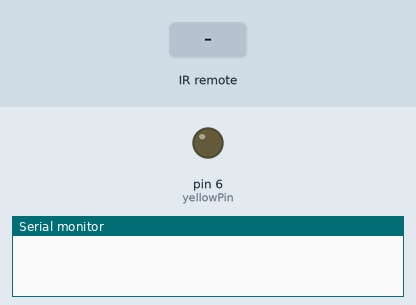
A sketch run on a simulated Arduino Uno, built with avr-gcc and run on an emulated ATmega328P. Shown: output pins drawn as LEDs (lit = HIGH), the last lines printed to the serial monitor. The test bench sets the inputs (shaded band).

Above: at 1.2 s.
1.3 s: infrared code 0xFF30CF received
At 1.8 s:
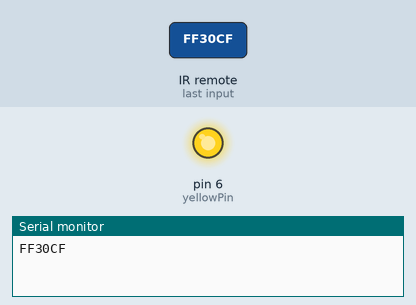
Timing chart, 0 to 4.8 s (numbered marks = the images above; inputs shaded):
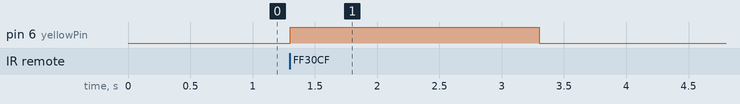

Measured:
- after the input at 1.3 s, pin 6 (yellowPin): LOW → HIGH at once, → LOW 2.0 s later

The sketch:

IRRemote.ino
```cpp
#include <IRremote.h>

const int RECV_PIN = 7;
IRrecv irrecv(RECV_PIN);
decode_results results;
const int yellowPin = 6;

void setup(){
  Serial.begin(9600);
  irrecv.enableIRIn();
  irrecv.blink13(true);

  pinMode(yellowPin, OUTPUT);
}

void loop(){
  if (irrecv.decode(&results)){
        Serial.println(results.value, HEX);

        switch(results.value){
          case 0xFF30CF: //Keypad button "1"
            digitalWrite(yellowPin, HIGH);
            delay(2000);
            digitalWrite(yellowPin, LOW);
        }
        irrecv.resume();
  }
}
```
